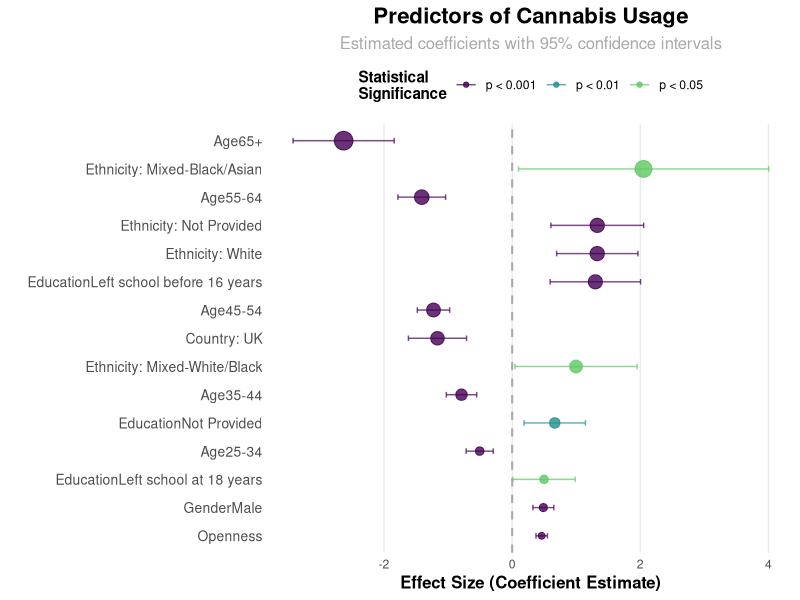
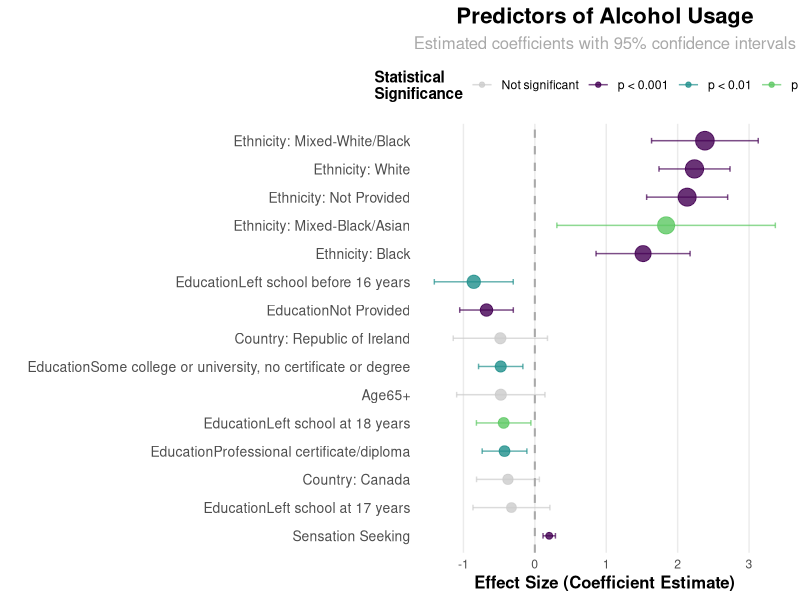
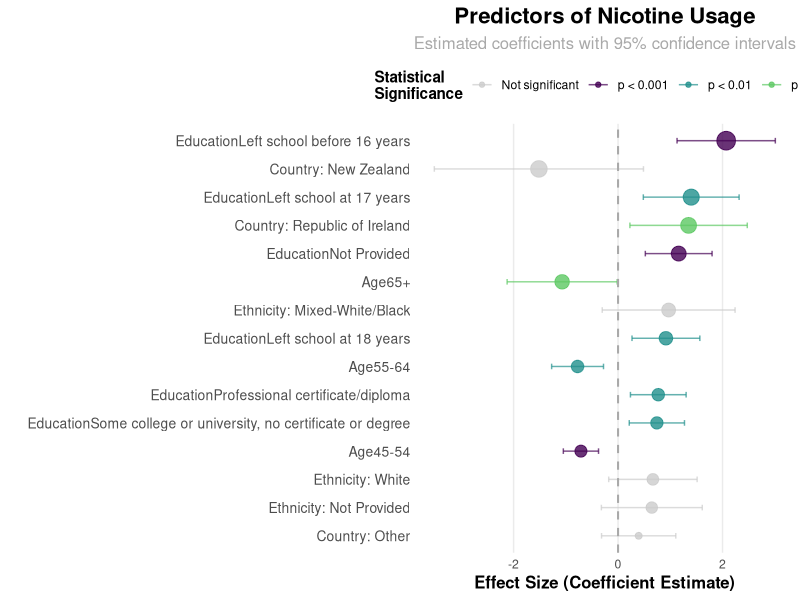
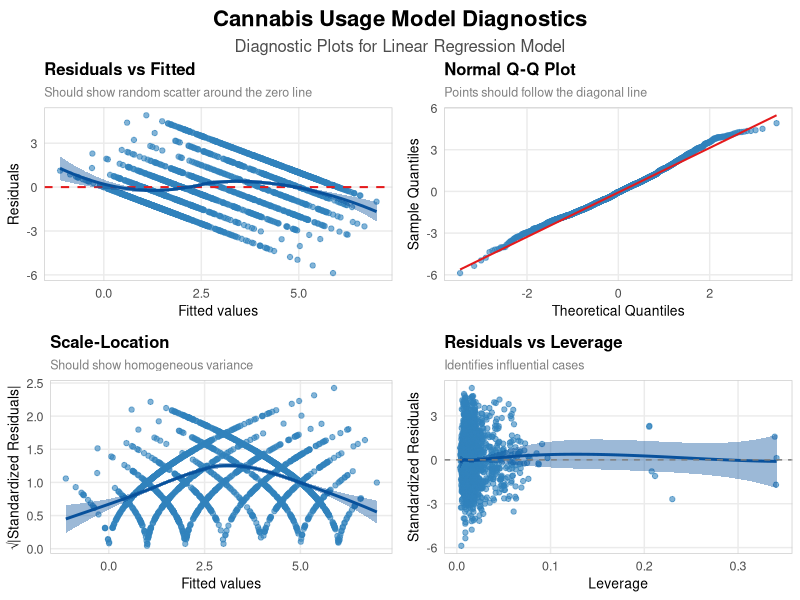

Write the R code that produced these figures, in order.
# Drug Consumption Linear Regression Analysis
# Author: Claude
# Date: April 25, 2025

# Load required libraries
library(dplyr)
library(ggplot2)
library(tidyr)
library(reshape2)
library(car)      # For VIF analysis
library(broom)    # For tidy model output
library(knitr)    # For tables
library(kableExtra) # For enhanced tables
library(gridExtra) # For arranging multiple plots

# Read the processed dataset
model_data <- read.csv("Data/model_data.csv")

# Remove the first index column if it exists
if(names(model_data)[1] == "X") {
  model_data <- model_data[,-1]
}

#---------------------------------------------------------------
# 1. Exploratory Analysis for Linear Regression
#---------------------------------------------------------------

# Function to create a custom correlation plot with drug variables
plot_drug_correlations <- function(data, drug_name) {
  # Define better variable names for plotting
  var_names <- c(
    "Nscore" = "Neuroticism",
    "Escore" = "Extraversion", 
    "Oscore" = "Openness",
    "Ascore" = "Agreeableness",
    "Cscore" = "Conscientiousness",
    "Impulsive" = "Impulsivity",
    "SS" = "Sensation Seeking"
  )
  
  # Select personality traits and the specified drug
  vars <- c("Nscore", "Escore", "Oscore", "Ascore", "Cscore", "Impulsive", "SS", drug_name)
  cor_data <- data[, vars]
  
  # Calculate correlation matrix
  cor_matrix <- cor(cor_data, use = "pairwise.complete.obs")
  
  # For a more visually appealing plot, let's use ggplot2 instead of corrplot
  cor_df <- reshape2::melt(cor_matrix)
  names(cor_df) <- c("Var1", "Var2", "Correlation")
  
  # Only keep correlations with the drug
  cor_df_drug <- cor_df[cor_df$Var2 == drug_name & cor_df$Var1 != drug_name, ]
  
  # Replace variable names with more readable ones
  cor_df_drug$Var1 <- factor(
    var_names[as.character(cor_df_drug$Var1)], 
    levels = var_names[c("SS", "Impulsive", "Oscore", "Escore", "Nscore", "Cscore", "Ascore")]
  )
  
  # Create bar chart
  ggplot(cor_df_drug, aes(x = Correlation, y = Var1, fill = Correlation)) +
    geom_bar(stat = "identity") +
    scale_fill_gradient2(low = "#E41A1C", mid = "white", high = "#377EB8", midpoint = 0) +
    geom_text(aes(label = sprintf("%.2f", round(Correlation, 2))), 
              hjust = ifelse(cor_df_drug$Correlation < 0, 1.1, -0.1),
              color = "black", size = 3.5) +
    labs(title = paste("Personality Traits Correlated with", drug_name, "Use"),
         x = "Correlation Coefficient",
         y = "") +
    theme_minimal() +
    theme(
      plot.title = element_text(hjust = 0.5, face = "bold", size = 14),
      legend.position = "none",
      panel.grid.major.y = element_blank(),
      axis.text.y = element_text(size = 10)
    ) +
    xlim(min(cor_df_drug$Correlation) - 0.1, max(cor_df_drug$Correlation) + 0.1)
}

# Create clean names for drugs to analyze
drug_names <- c("Cannabis", "Alcohol", "Nicotine", "Coke", "Ecstasy")

# Factor importance visualization function
plot_factor_importance <- function(model, title) {
  # Extract model coefficients
  coefs <- summary(model)$coefficients
  
  # Filter out intercept and create data frame for plotting
  coef_df <- data.frame(
    Variable = rownames(coefs)[-1],  # Exclude intercept
    Estimate = coefs[-1, "Estimate"],
    StdError = coefs[-1, "Std. Error"],
    PValue = coefs[-1, "Pr(>|t|)"]
  )
  
  # Add significance markers
  coef_df$Significant <- ifelse(coef_df$PValue < 0.05, "Yes", "No")
  
  # Sort by absolute value of estimate
  coef_df <- coef_df[order(abs(coef_df$Estimate), decreasing = TRUE), ]
  
  # Keep only top 15 predictors for visualization clarity
  if(nrow(coef_df) > 15) {
    coef_df <- coef_df[1:15, ]
  }
  
  # Reorder factor levels for plotting
  coef_df$Variable <- factor(coef_df$Variable, levels = coef_df$Variable)
  
  # Plot
  ggplot(coef_df, aes(x = Estimate, y = Variable, color = Significant)) +
    geom_point(size = 3) +
    geom_errorbarh(aes(xmin = Estimate - 1.96 * StdError, 
                       xmax = Estimate + 1.96 * StdError), 
                   height = 0.2) +
    geom_vline(xintercept = 0, linetype = "dashed", color = "darkgray") +
    scale_color_manual(values = c("Yes" = "#1F78B4", "No" = "#999999")) +
    theme_minimal() +
    labs(title = title,
         subtitle = "Estimated coefficients with 95% confidence intervals",
         x = "Coefficient Estimate",
         y = "",
         color = "Statistically\nSignificant") +
    theme(plot.title = element_text(face = "bold", size = 14),
          plot.subtitle = element_text(size = 10, color = "darkgray"),
          legend.position = "top")
}

# Function to create an even more visually appealing coefficient plot
plot_factor_importance_enhanced <- function(model, title, color_scheme = "viridis") {
  # Extract model coefficients
  coefs <- summary(model)$coefficients
  
  # Filter out intercept and create data frame for plotting
  coef_df <- data.frame(
    Variable = rownames(coefs)[-1],  # Exclude intercept
    Estimate = coefs[-1, "Estimate"],
    StdError = coefs[-1, "Std. Error"],
    PValue = coefs[-1, "Pr(>|t|)"]
  )
  
  # Add significance markers and categories
  coef_df$Significance <- ifelse(coef_df$PValue < 0.001, "p < 0.001", 
                                 ifelse(coef_df$PValue < 0.01, "p < 0.01",
                                        ifelse(coef_df$PValue < 0.05, "p < 0.05", "Not significant")))
  
  # Sort by absolute value of estimate
  coef_df <- coef_df[order(abs(coef_df$Estimate), decreasing = TRUE), ]
  
  # Keep only top 15 predictors for visualization clarity
  if(nrow(coef_df) > 15) {
    coef_df <- coef_df[1:15, ]
  }
  
  # Clean up variable names for display
  var_display_mapping <- c(
    "Age" = "Age",
    "Gender" = "Gender (Male=1)",
    "Education" = "Education Level",
    "Nscore" = "Neuroticism",
    "Escore" = "Extraversion",
    "Oscore" = "Openness",
    "Ascore" = "Agreeableness",
    "Cscore" = "Conscientiousness",
    "Impulsive" = "Impulsivity",
    "SS" = "Sensation Seeking"
  )
  
  # Function to clean up variable names
  clean_var_names <- function(var_name) {
    # First check exact matches in our mapping
    if (var_name %in% names(var_display_mapping)) {
      return(var_display_mapping[var_name])
    }
    
    # Handle country variables
    if (grepl("^Country", var_name)) {
      return(gsub("Country", "Country: ", var_name))
    }
    
    # Handle ethnicity variables
    if (grepl("^Ethnicity", var_name)) {
      return(gsub("Ethnicity", "Ethnicity: ", var_name))
    }
    
    return(var_name)
  }
  
  # Apply name cleaning
  coef_df$DisplayName <- sapply(coef_df$Variable, clean_var_names)
  
  # Reorder factor levels for plotting
  coef_df$DisplayName <- factor(coef_df$DisplayName, levels = rev(coef_df$DisplayName))
  
  # Define significance color palette
  if (color_scheme == "viridis") {
    sig_colors <- c("p < 0.001" = "#440154", "p < 0.01" = "#21908C", 
                    "p < 0.05" = "#5DC863", "Not significant" = "#CCCCCC")
  } else {
    sig_colors <- c("p < 0.001" = "#0072B2", "p < 0.01" = "#009E73", 
                    "p < 0.05" = "#56B4E9", "Not significant" = "#CCCCCC")
  }
  
  # Plot with enhanced aesthetics
  ggplot(coef_df, aes(x = Estimate, y = DisplayName, color = Significance)) +
    geom_point(aes(size = abs(Estimate)), alpha = 0.8) +
    geom_errorbarh(aes(xmin = Estimate - 1.96 * StdError, 
                       xmax = Estimate + 1.96 * StdError), 
                   height = 0.2, alpha = 0.7) +
    geom_vline(xintercept = 0, linetype = "dashed", color = "darkgray", size = 0.7) +
    scale_color_manual(values = sig_colors) +
    scale_size_continuous(range = c(2, 6), guide = "none") +
    labs(title = title,
         subtitle = "Estimated coefficients with 95% confidence intervals",
         x = "Effect Size (Coefficient Estimate)",
         y = "",
         color = "Statistical\nSignificance") +
    theme_minimal() +
    theme(
      plot.title = element_text(face = "bold", size = 16, hjust = 0.5),
      plot.subtitle = element_text(size = 12, color = "darkgray", hjust = 0.5),
      axis.title.x = element_text(size = 12, face = "bold"),
      axis.text.y = element_text(size = 10),
      legend.position = "top",
      legend.title = element_text(face = "bold"),
      panel.grid.minor = element_blank(),
      panel.grid.major.y = element_blank()
    )
}

#---------------------------------------------------------------
# 2. Linear Regression Modeling
#---------------------------------------------------------------

# Function to build and evaluate linear regression model
run_drug_regression <- function(data, drug_name) {
  # Formula creation - all features, but handle multicollinearity in categorical variables
  
  # For country variables, exclude one as reference (USA)
  country_vars <- grep("Country", names(data), value = TRUE)
  country_vars <- country_vars[country_vars != "CountryUSA"] # Use USA as reference
  
  # For ethnicity variables, exclude one as reference (White)
  ethnicity_vars <- grep("Ethnicity", names(data), value = TRUE)
  ethnicity_vars <- ethnicity_vars[ethnicity_vars != "EthnicityWhite"] # Use White as reference
  
  # Create formula with modified variables to avoid perfect multicollinearity
  formula_str <- paste(drug_name, "~ Age + Gender + Education + Nscore + Escore + Oscore + Ascore + Cscore + Impulsive + SS + ", 
                       paste(c(country_vars, ethnicity_vars), collapse = " + "))
  
  formula <- as.formula(formula_str)
  
  # Fit model
  model <- lm(formula, data = data)
  
  # Check VIF for multicollinearity
  # First check if the model has aliased coefficients
  alias_check <- alias(model)
  has_aliased <- length(alias_check$Complete) > 0
  
  # Only run VIF if no aliased coefficients
  if(!has_aliased) {
    vif_values <- vif(model)
    high_vif <- vif_values[vif_values > 5]
  } else {
    # If there are aliased coefficients, we can't calculate VIF
    vif_values <- "Aliased coefficients detected"
    high_vif <- "Aliased coefficients detected"
    
    # Get the names of the aliased coefficients
    aliased_names <- rownames(alias_check$Complete)
    cat("Aliased coefficients detected in model for", drug_name, ":", paste(aliased_names, collapse=", "), "\n")
  }
  
  # Optional: Step-wise selection for feature selection
  # step_model <- step(model, direction = "both")
  
  # Return model and diagnostics
  return(list(
    model = model,
    summary = summary(model),
    vif = vif_values,
    high_vif = high_vif
  ))
}

# Create a results container
results_list <- list()

# Run regression for selected drugs
for (drug in drug_names) {
  # Check if the drug exists in the dataset
  if (drug %in% names(model_data)) {
    cat("Running regression model for", drug, "\n")
    results_list[[drug]] <- run_drug_regression(model_data, drug)
  } else {
    cat("Warning: Drug", drug, "not found in dataset\n")
  }
}

#---------------------------------------------------------------
# 3. Model Comparison and Visualization
#---------------------------------------------------------------

# Function to create a summary table of model performance
create_model_summary_table <- function(results_list) {
  # Initialize empty data frame
  summary_df <- data.frame(
    Drug = character(),
    R_squared = numeric(),
    Adj_R_squared = numeric(),
    F_statistic = numeric(),
    P_value = numeric(),
    Top_positive_predictor = character(),
    Top_negative_predictor = character(),
    stringsAsFactors = FALSE
  )
  
  # Fill with results
  for (drug in names(results_list)) {
    model_summary <- results_list[[drug]]$summary
    
    # Get coefficients
    coefs <- model_summary$coefficients
    
    # Find top predictors (excluding intercept)
    coef_df <- data.frame(
      Variable = rownames(coefs)[-1],
      Estimate = coefs[-1, "Estimate"],
      P_value = coefs[-1, "Pr(>|t|)"]
    )
    
    # Get significant predictors only
    sig_coefs <- coef_df[coef_df$P_value < 0.05, ]
    
    if(nrow(sig_coefs) > 0) {
      # Get top positive and negative predictors
      top_pos <- sig_coefs[which.max(sig_coefs$Estimate), "Variable"]
      top_neg <- sig_coefs[which.min(sig_coefs$Estimate), "Variable"]
    } else {
      top_pos <- "None"
      top_neg <- "None"
    }
    
    # Add to summary
    summary_df <- rbind(summary_df, data.frame(
      Drug = drug,
      R_squared = model_summary$r.squared,
      Adj_R_squared = model_summary$adj.r.squared,
      F_statistic = model_summary$fstatistic[1],
      P_value = pf(model_summary$fstatistic[1], 
                   model_summary$fstatistic[2], 
                   model_summary$fstatistic[3], 
                   lower.tail = FALSE),
      Top_positive_predictor = top_pos,
      Top_negative_predictor = top_neg,
      stringsAsFactors = FALSE
    ))
  }
  
  return(summary_df)
}

# Create and format the summary table
model_summary_table <- create_model_summary_table(results_list)

# Format the table for nice output
formatted_summary <- model_summary_table %>%
  mutate(
    R_squared = round(R_squared, 3),
    Adj_R_squared = round(Adj_R_squared, 3),
    F_statistic = round(F_statistic, 2),
    P_value = ifelse(P_value < 0.001, "<0.001", round(P_value, 3))
  )

#---------------------------------------------------------------
# 4. Diagnostic Plots
#---------------------------------------------------------------

# Function to create diagnostic plots with enhanced aesthetics
create_diagnostic_plots <- function(model, title, color_scheme = "blue") {
  # Extract residuals data
  model_data <- augment(model)
  
  # Define color palette
  if (color_scheme == "blue") {
    point_color <- "#3182bd"
    line_color <- "#08519c"
    reference_color <- "#e41a1c"
  } else if (color_scheme == "green") {
    point_color <- "#31a354"
    line_color <- "#006d2c"
    reference_color <- "#d62728"
  } else {
    point_color <- "#756bb1"
    line_color <- "#54278f"
    reference_color <- "#e41a1c"
  }
  
  # Common theme elements
  diagnostic_theme <- theme_minimal() +
    theme(
      plot.title = element_text(face = "bold", size = 12),
      plot.subtitle = element_text(size = 9, color = "gray50"),
      axis.title = element_text(size = 10),
      axis.text = element_text(size = 9),
      panel.grid.minor = element_blank(),
      panel.border = element_rect(color = "gray80", fill = NA, size = 0.5)
    )
  
  # 1. Residuals vs Fitted with improved aesthetics
  p1 <- ggplot(model_data, aes(x = .fitted, y = .resid)) +
    geom_point(alpha = 0.6, color = point_color, size = 1.5) +
    geom_hline(yintercept = 0, linetype = "dashed", color = reference_color, size = 0.7) +
    geom_smooth(se = TRUE, color = line_color, fill = alpha(line_color, 0.2), method = "loess") +
    labs(title = "Residuals vs Fitted",
         subtitle = "Should show random scatter around the zero line",
         x = "Fitted values",
         y = "Residuals") +
    diagnostic_theme
  
  # 2. Normal Q-Q plot with improved aesthetics
  p2 <- ggplot(model_data, aes(sample = .resid)) +
    stat_qq(color = point_color, size = 1.5, alpha = 0.6) +
    stat_qq_line(color = reference_color, size = 0.7) +
    labs(title = "Normal Q-Q Plot",
         subtitle = "Points should follow the diagonal line",
         x = "Theoretical Quantiles",
         y = "Sample Quantiles") +
    diagnostic_theme
  
  # 3. Scale-Location plot with improved aesthetics
  p3 <- ggplot(model_data, aes(x = .fitted, y = sqrt(abs(.resid)))) +
    geom_point(alpha = 0.6, color = point_color, size = 1.5) +
    geom_smooth(se = TRUE, color = line_color, fill = alpha(line_color, 0.2), method = "loess") +
    labs(title = "Scale-Location",
         subtitle = "Should show homogeneous variance",
         x = "Fitted values",
         y = "√|Standardized Residuals|") +
    diagnostic_theme
  
  # 4. Residuals vs Leverage with improved aesthetics
  # Add Cook's distance contour lines
  p4 <- ggplot(model_data, aes(x = .hat, y = .resid)) +
    geom_point(alpha = 0.6, color = point_color, size = 1.5) +
    geom_smooth(se = TRUE, color = line_color, fill = alpha(line_color, 0.2), method = "loess") +
    geom_hline(yintercept = 0, linetype = "dashed", color = "gray50") +
    # Add Cook's distance contours
    stat_contour(aes(z = .cooksd), breaks = c(0.5, 1), color = "red", linetype = "dashed") +
    labs(title = "Residuals vs Leverage",
         subtitle = "Identifies influential cases",
         x = "Leverage",
         y = "Standardized Residuals") +
    diagnostic_theme
  
  # Combine plots with better layout
  title_grob <- grid::textGrob(
    title, 
    gp = grid::gpar(fontsize = 16, fontface = "bold"),
    just = "center"
  )
  subtitle_grob <- grid::textGrob(
    "Diagnostic Plots for Linear Regression Model", 
    gp = grid::gpar(fontsize = 12, col = "gray30"),
    just = "center"
  )
  
  # Arrange the title, subtitle, and plots
  combined_plot <- gridExtra::grid.arrange(
    gridExtra::arrangeGrob(title_grob, subtitle_grob, heights = c(1, 0.5), ncol = 1),
    gridExtra::arrangeGrob(p1, p2, p3, p4, ncol = 2),
    heights = c(1, 10)
  )
  
  return(combined_plot)
}

#---------------------------------------------------------------
# 5. Generate Beautiful Output
#---------------------------------------------------------------

# Create a publication-quality regression table using kable instead of stargazer
# for more reliable operation

# Function to create clean model coefficient table
create_model_coef_table <- function(model_list, drug_names) {
  # Extract key coefficients from each model
  key_vars <- c("Age", "Gender", "Education", "Nscore", "Escore", 
                "Oscore", "Ascore", "Cscore", "Impulsive", "SS")
  
  # Create data frame for results
  result_df <- data.frame(
    Variable = c("(Intercept)", key_vars),
    stringsAsFactors = FALSE
  )
  
  # Add each model's coefficients and significance
  for (drug in drug_names) {
    if (drug %in% names(model_list)) {
      model <- model_list[[drug]]$model
      coefs <- summary(model)$coefficients
      
      # Extract coefficients and p-values
      drug_coefs <- numeric(length(result_df$Variable))
      drug_p <- numeric(length(result_df$Variable))
      
      for (i in 1:length(result_df$Variable)) {
        var_name <- result_df$Variable[i]
        if (var_name %in% rownames(coefs)) {
          drug_coefs[i] <- coefs[var_name, "Estimate"]
          drug_p[i] <- coefs[var_name, "Pr(>|t|)"]
        } else {
          drug_coefs[i] <- NA
          drug_p[i] <- NA
        }
      }
      
      # Add significance stars
      drug_sig <- ifelse(drug_p < 0.001, "***", 
                         ifelse(drug_p < 0.01, "**", 
                                ifelse(drug_p < 0.05, "*", "")))
      
      # Format coefficients with significance stars
      drug_coef_text <- ifelse(!is.na(drug_coefs), 
                               paste0(sprintf("%.3f", round(drug_coefs, 3)), drug_sig), 
                               "")
      
      # Add to result dataframe
      result_df[[drug]] <- drug_coef_text
    }
  }
  
  # Add model metrics
  metrics_rows <- data.frame(
    Variable = c("N", "R²", "Adjusted R²", "F-statistic"),
    stringsAsFactors = FALSE
  )
  
  for (drug in drug_names) {
    if (drug %in% names(model_list)) {
      model_summary <- summary(model_list[[drug]]$model)
      n <- length(model_summary$residuals)
      r2 <- model_summary$r.squared
      adj_r2 <- model_summary$adj.r.squared
      f_stat <- model_summary$fstatistic[1]
      
      metrics_rows[[drug]] <- c(
        as.character(n),
        sprintf("%.3f", round(r2, 3)),
        sprintf("%.3f", round(adj_r2, 3)),
        sprintf("%.3f", round(f_stat, 3))
      )
    }
  }
  
  # Combine results and metrics
  final_df <- rbind(result_df, metrics_rows)
  
  # Clean variable names for display
  var_display_names <- c(
    "(Intercept)" = "Intercept",
    "Age" = "Age",
    "Gender" = "Gender (Male=1)",
    "Education" = "Education Level",
    "Nscore" = "Neuroticism",
    "Escore" = "Extraversion",
    "Oscore" = "Openness",
    "Ascore" = "Agreeableness",
    "Cscore" = "Conscientiousness",
    "Impulsive" = "Impulsivity",
    "SS" = "Sensation Seeking",
    "N" = "N",
    "R²" = "R²",
    "Adjusted R²" = "Adjusted R²",
    "F-statistic" = "F-statistic"
  )
  
  final_df$Variable <- var_display_names[final_df$Variable]
  
  return(final_df)
}

# Create the comparison table for the main drugs
drug_names_for_table <- names(results_list)
if (length(drug_names_for_table) > 0) {
  model_comparison_table <- create_model_coef_table(
    results_list, 
    drug_names_for_table
  )
  
  # Display the table with kable for better formatting
  kable(model_comparison_table, 
        caption = "Linear Regression Models for Drug Usage (Usage Level 0-6)",
        align = c('l', rep('r', ncol(model_comparison_table) - 1))) %>%
    kable_styling(bootstrap_options = c("striped", "hover"), 
                  full_width = FALSE) %>%
    add_header_above(c(" " = 1, "Drug Models" = ncol(model_comparison_table) - 1)) %>%
    footnote(
      symbol = c("* p<0.05; ** p<0.01; *** p<0.001"),
      symbol_title = "Significance levels:",
      footnote_as_chunk = TRUE
    )
} else {
  cat("No valid drug models to display in table\n")
}

# Properly define the individual models for plotting
if ("Cannabis" %in% names(results_list)) {
  cannabis_model <- results_list[["Cannabis"]]$model
  cannabis_coef_plot <- plot_factor_importance_enhanced(cannabis_model, "Predictors of Cannabis Usage")
  print(cannabis_coef_plot)
}

if ("Alcohol" %in% names(results_list)) {
  alcohol_model <- results_list[["Alcohol"]]$model
  alcohol_coef_plot <- plot_factor_importance_enhanced(alcohol_model, "Predictors of Alcohol Usage")
  print(alcohol_coef_plot)
}

if ("Nicotine" %in% names(results_list)) {
  nicotine_model <- results_list[["Nicotine"]]$model
  nicotine_coef_plot <- plot_factor_importance_enhanced(nicotine_model, "Predictors of Nicotine Usage")
  print(nicotine_coef_plot)
}

# Create a table of the most significant predictors for each drug
get_significant_predictors <- function(model, drug_name) {
  # Extract model coefficients
  coefs <- summary(model)$coefficients
  
  # Filter to significant predictors (p < 0.05)
  sig_coefs <- coefs[coefs[, "Pr(>|t|)"] < 0.05, ]
  
  # Skip intercept
  sig_coefs <- sig_coefs[rownames(sig_coefs) != "(Intercept)", ]
  
  # Create data frame for results
  if(nrow(sig_coefs) > 0) {
    pred_df <- data.frame(
      Drug = drug_name,
      Predictor = rownames(sig_coefs),
      Coefficient = sig_coefs[, "Estimate"],
      StdError = sig_coefs[, "Std. Error"],
      P_Value = sig_coefs[, "Pr(>|t|)"],
      stringsAsFactors = FALSE
    )
    
    # Order by absolute coefficient value
    pred_df <- pred_df[order(abs(pred_df$Coefficient), decreasing = TRUE), ]
    
    return(pred_df)
  } else {
    return(NULL)
  }
}

# Combine significant predictors for all drugs
all_predictors_list <- lapply(names(results_list), function(drug) {
  get_significant_predictors(results_list[[drug]]$model, drug)
})

# Filter out NULL results and combine
non_null_predictors <- all_predictors_list[!sapply(all_predictors_list, is.null)]
if (length(non_null_predictors) > 0) {
  all_predictors <- do.call(rbind, non_null_predictors)
  
  # Display the top predictors table
  if(!is.null(all_predictors) && nrow(all_predictors) > 0) {
    # Format the data for nicer display
    top_predictors_table <- all_predictors %>%
      mutate(
        Coefficient = round(Coefficient, 3),
        StdError = round(StdError, 3),
        P_Value = ifelse(P_Value < 0.001, "<0.001", round(P_Value, 3))
      ) %>%
      arrange(Drug, desc(abs(Coefficient)))
    
    # Print table
    kable(top_predictors_table, caption = "Significant Predictors of Drug Usage") %>%
      kable_styling(bootstrap_options = c("striped", "hover"), full_width = FALSE)
  }
}

# If we have diagnostic plots for Cannabis model
if (exists("cannabis_model") && !is.null(cannabis_model)) {
  cannabis_diagnostics <- create_diagnostic_plots(cannabis_model, "Cannabis Usage Model Diagnostics")
  print(cannabis_diagnostics)
}

#---------------------------------------------------------------
# 6. Print summary findings to console
#---------------------------------------------------------------

# Print summary findings
cat("\n======= SUMMARY OF DRUG CONSUMPTION ANALYSIS =======\n")
cat("Linear regression models were fit for", length(results_list), "drugs\n")

if (length(results_list) > 0) {
  best_model <- model_summary_table$Drug[which.max(model_summary_table$Adj_R_squared)]
  best_r2 <- max(model_summary_table$Adj_R_squared, na.rm = TRUE)
  
  cat("The best-fitting model was for", best_model, 
      "with Adjusted R² =", round(best_r2, 3), "\n")
  
  # Print the key predictors across drugs
  if (exists("all_predictors") && !is.null(all_predictors) && nrow(all_predictors) > 0) {
    cat("\nKey personality traits predicting drug use:\n")
    personality_traits <- c("Nscore", "Escore", "Oscore", "Ascore", "Cscore", "Impulsive", "SS")
    for(trait in personality_traits) {
      # Count how many drug models have this trait as significant
      trait_count <- sum(grepl(trait, all_predictors$Predictor))
      if(trait_count > 0) {
        cat("- ", trait, ": significant predictor for", trait_count, "drugs\n")
      }
    }
  } else {
    cat("\nNo significant predictors found across drugs\n")
  }
} else {
  cat("No valid drug models were created\n")
}
